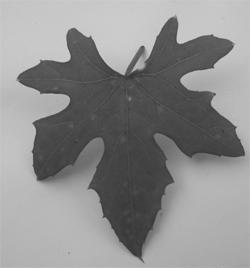
#> input picture image/daun.jpg, 250 x 268 px
$ jupyter execute prak-6.ipynb
#> lines starting #> are read from the running program, lines starting #| are printed output that depends on the picture; after the words box and inside, x2 and y2 are one past the last pixel; in counts of white or black regions, pixels touching at a corner belong together
## PENGAMBANGAN DWI ARAS

[cell 1]
import cv2 as cv
import numpy as np
from matplotlib import pyplot as plt
from os import path

[cell 2]
path_ = path.dirname(path.dirname(path.abspath(__name__)))

[cell 3]
path_

[cell 4]
leaf = cv.imread(path.join(path_, 'image', 'daun.jpg'), 0)
#> leaf is the input picture: shape (268, 250); min 48, max 223, mean 141.3

[cell 5]
plt.imshow(leaf)

[cell 6]
cv.imshow('gambar asli', leaf)
cv.waitKey(0)
cv.destroyAllWindows()

# PENGAMBANGAN DWI ARAS DENGAN PERIKIRAAN NILAI AMBANG

[cell 7]
thresh = 128
h, w = leaf.shape
#> h = 268; w = 250
leaf_result = leaf.copy()
for x in range(h):
    for y in range(w):
        leaf_result[x, y] = 0 if leaf[x, y] < thresh else 255
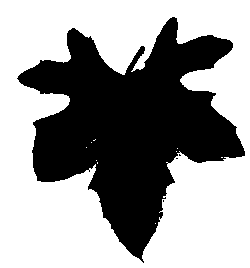
#> leaf_result: shape (268, 250); 60.3% white; 4 black regions (3 under 20 px), largest, box (x1, y1, x2, y2) and area: (17, 17, 245, 263) 26613

[cell 8]
plt.imshow(leaf_result)

[cell 9]
cv.imshow('gambar hasil', leaf_result)
cv.waitKey(0)
cv.destroyAllWindows()

## MENENTUKAN NILAI AMBANG SUATU GAMBAR

[cell 10]
def titerative(image):
    h, w = image.shape
#> h = 268; w = 250
    t0 = 127
    while True:
        avg_left, avg_right = 0, 0
        sum_left, sum_right = 0, 0
        for x in range(h):
            for y in range(w):
                if image[x, y] <= 127:
                    avg_left += image[x, y]
                    sum_left += 1
                else:
                    avg_right += image[x, y]
                    sum_right += 1
        avg_left /= sum_left
        avg_right /= sum_right
        t1 = (avg_right + avg_left) / 2
        if (t0 - t1) < 1:
            break
        t0 = t1
    return round(t1)

[cell 11]
new_thresh = titerative(leaf)
#> new_thresh = 131

[cell 12]
new_thresh
#> Out = 131


$ run again, with image/danautoba.jpg copied over image/daun.jpg
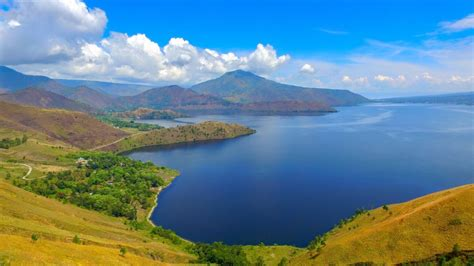
#> input picture image/danautoba.jpg, 474 x 266 px
#> `leaf = cv.imread(path.join(path_, 'image', 'daun.jpg'), 0)`:
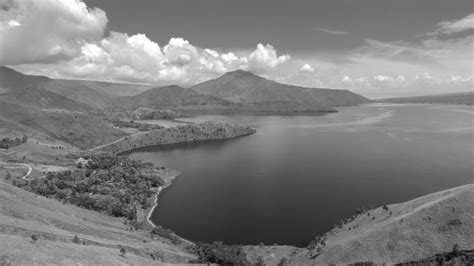
#> leaf: shape (266, 474); min 4, max 255, mean 124.3
#> after the loop `for x in range(h):`:
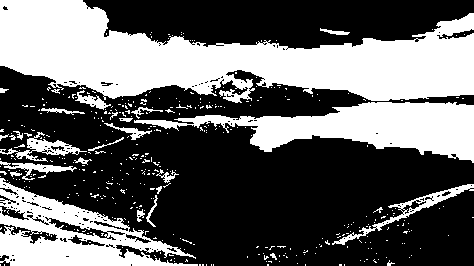
#> leaf_result: shape (266, 474); 39% white; 408 white regions (381 under 20 px), largest, box (x1, y1, x2, y2) and area: (0, 0, 474, 103) 27677, (134, 102, 474, 163) 9297, (0, 178, 198, 266) 7548
#> new_thresh = 131

$ run again, with image/myu.jpg copied over image/daun.jpg
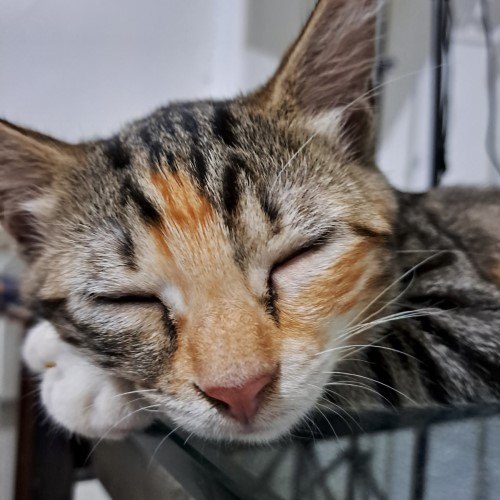
#> input picture image/myu.jpg, 500 x 500 px
#> `leaf = cv.imread(path.join(path_, 'image', 'daun.jpg'), 0)`:
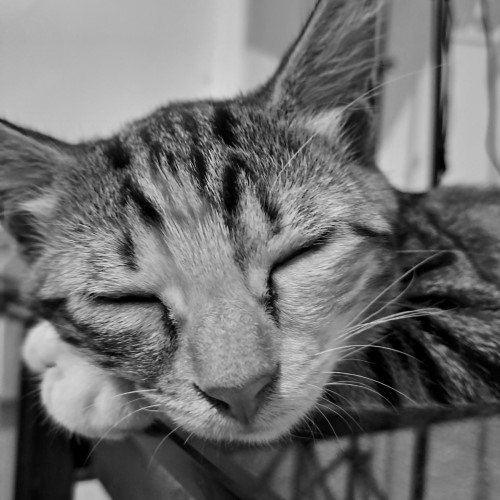
#> leaf: shape (500, 500); min 0, max 221, mean 112.3
#> after the loop `for x in range(h):`:
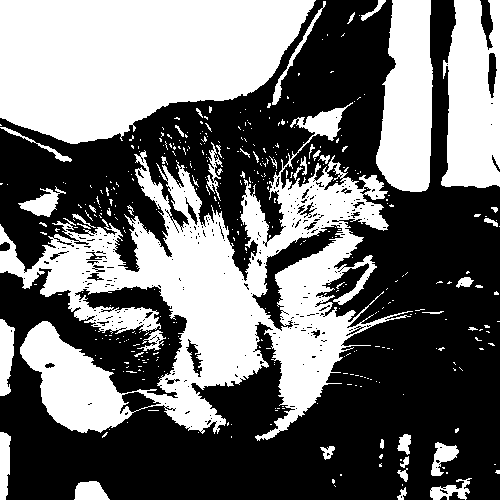
#> leaf_result: shape (500, 500); 43.6% white; 405 white regions (358 under 20 px), largest, box (x1, y1, x2, y2) and area: (0, 102, 413, 441) 49992, (0, 0, 316, 144) 33677, (441, 0, 500, 188) 8876
#> new_thresh = 118
